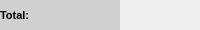
           <widget class="QWidget" name="widget_5" native="true">
            <property name="minimumSize">
             <size>
              <width>0</width>
              <height>30</height>
             </size>
            </property>
            <property name="maximumSize">
             <size>
              <width>16777215</width>
              <height>30</height>
             </size>
            </property>
            <layout class="QHBoxLayout" name="horizontalLayout_2">
             <property name="leftMargin">
              <number>0</number>
             </property>
             <property name="topMargin">
              <number>0</number>
             </property>
             <property name="rightMargin">
              <number>0</number>
             </property>
             <property name="bottomMargin">
              <number>0</number>
             </property>
             <item>
              <widget class="QWidget" name="widget_Total" native="true">
               <property name="minimumSize">
                <size>
                 <width>120</width>
                 <height>0</height>
                </size>
               </property>
               <property name="maximumSize">
                <size>
                 <width>120</width>
                 <height>16777215</height>
                </size>
               </property>
               <property name="styleSheet">
                <string notr="true">background-color: rgb(208, 208, 208);</string>
               </property>
               <layout class="QHBoxLayout" name="horizontalLayout_4">
                <property name="leftMargin">
                 <number>0</number>
                </property>
                <property name="topMargin">
                 <number>0</number>
                </property>
                <property name="rightMargin">
                 <number>0</number>
                </property>
                <property name="bottomMargin">
                 <number>0</number>
                </property>
                <item>
                 <widget class="QLabel" name="label_44">
                  <property name="minimumSize">
                   <size>
                    <width>40</width>
                    <height>0</height>
                   </size>
                  </property>
                  <property name="maximumSize">
                   <size>
                    <width>40</width>
                    <height>16777215</height>
                   </size>
                  </property>
                  <property name="font">
                   <font>
                    <pointsize>8</pointsize>
                    <weight>75</weight>
                    <bold>true</bold>
                   </font>
                  </property>
                  <property name="text">
                   <string>Total:</string>
                  </property>
                  <property name="alignment">
                   <set>Qt::AlignLeading|Qt::AlignLeft|Qt::AlignVCenter</set>
                  </property>
                 </widget>
                </item>
                <item>
                 <widget class="QLabel" name="label_Total">
                  <property name="minimumSize">
                   <size>
                    <width>0</width>
                    <height>0</height>
                   </size>
                  </property>
                  <property name="maximumSize">
                   <size>
                    <width>16777215</width>
                    <height>16777215</height>
                   </size>
                  </property>
                  <property name="font">
                   <font>
                    <pointsize>8</pointsize>
                    <weight>75</weight>
                    <bold>true</bold>
                   </font>
                  </property>
                  <property name="text">
                   <string/>
                  </property>
                  <property name="alignment">
                   <set>Qt::AlignLeading|Qt::AlignLeft|Qt::AlignVCenter</set>
                  </property>
                 </widget>
                </item>
               </layout>
              </widget>
             </item>
             <item>
              <widget class="QWidget" name="widget_6" native="true"/>
             </item>
            </layout>
           </widget>
